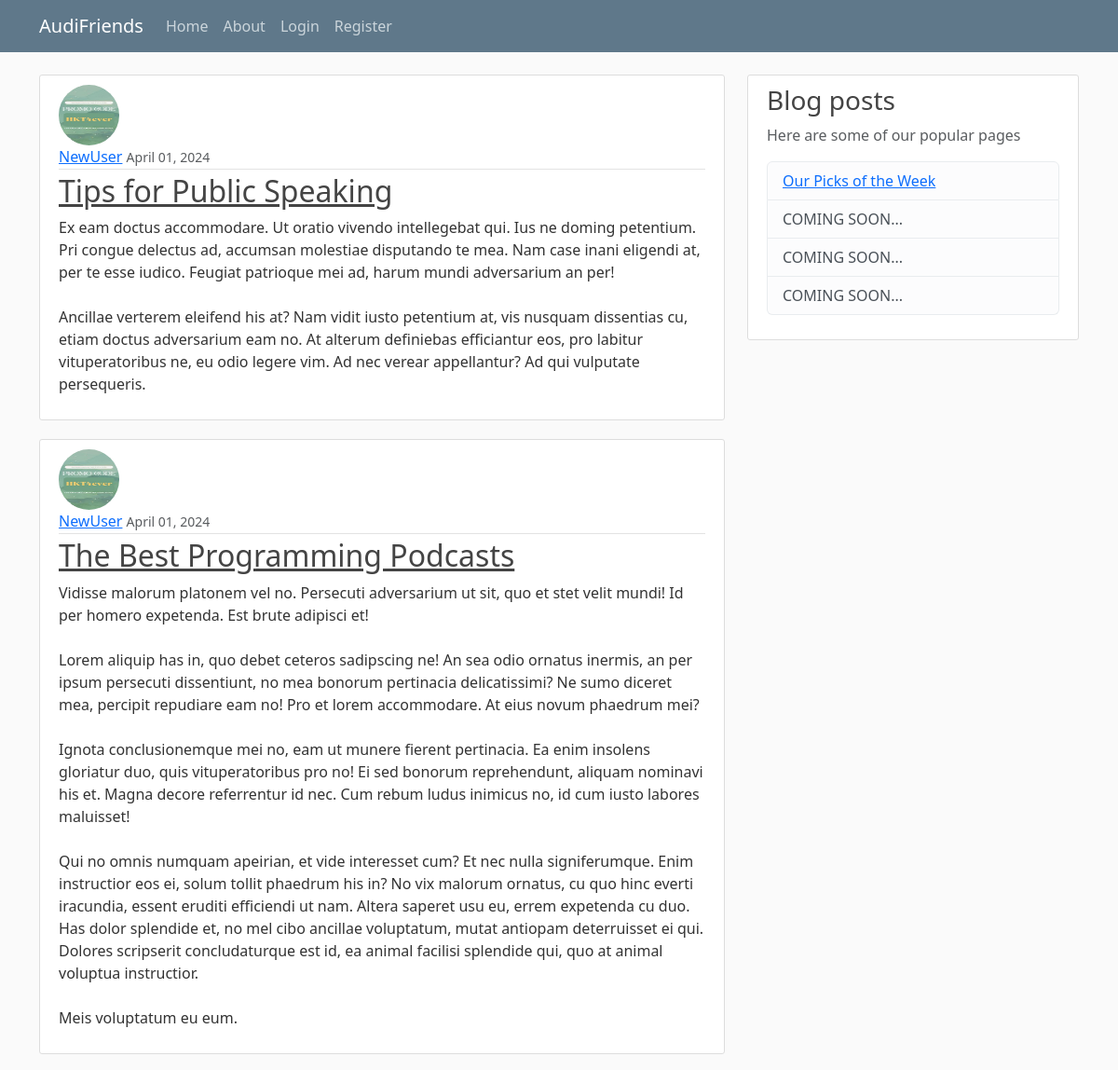
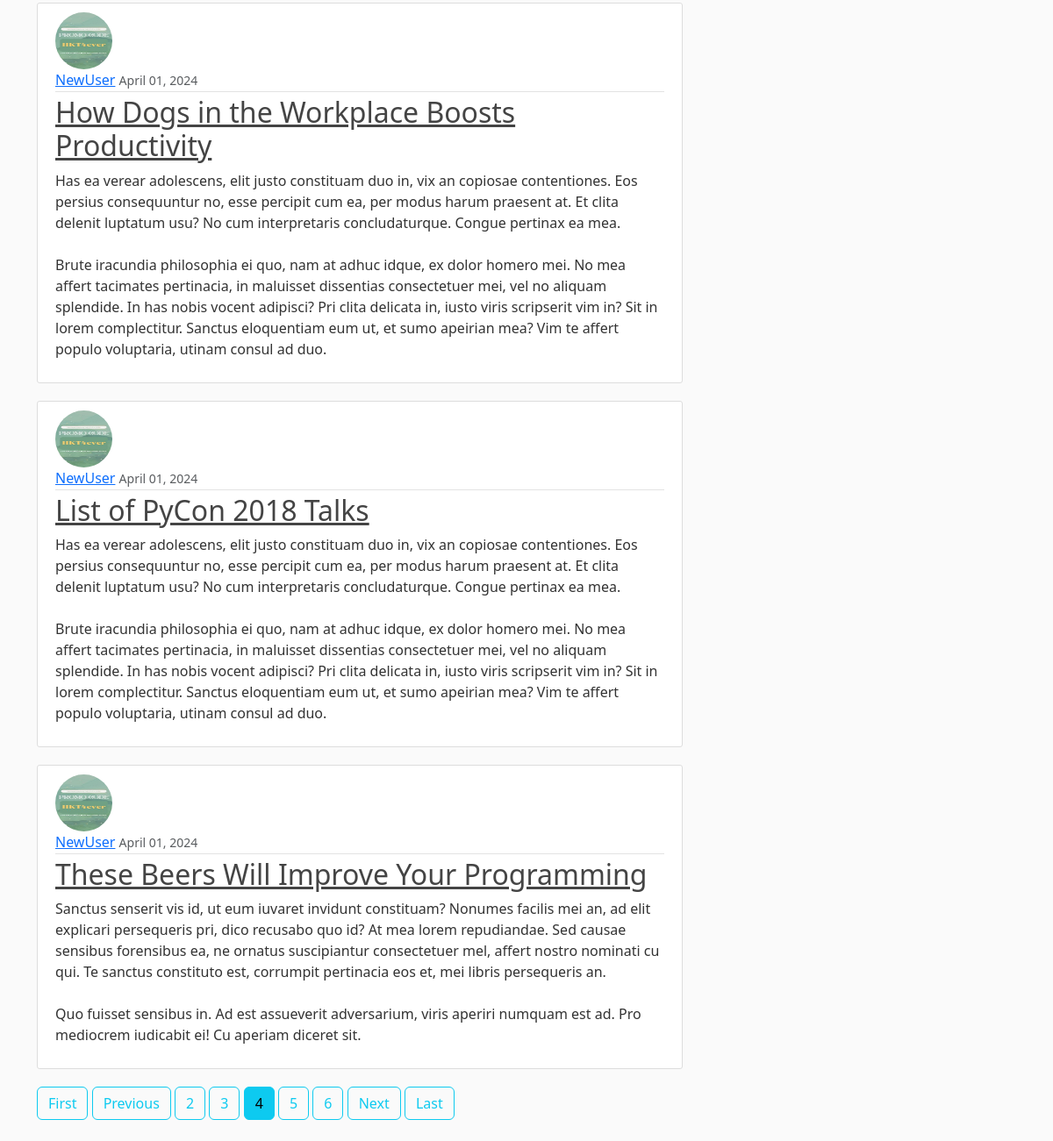
/?page=4, run on the app's committed database (2 pictures, top to bottom).
### blog/models.py (models this page shows, shortened)
class Post(models.Model):
    title = models.CharField(max_length=100)
    content = models.TextField()
    date_posted = models.DateTimeField(default=timezone.now)
    author = models.ForeignKey(User, on_delete=models.CASCADE)

### users/models.py (models this page shows, shortened)
class Profile(models.Model):
    user = models.OneToOneField(User, on_delete=models.CASCADE)
    """
    CASCADE: if delete user, delete profile
    if delete profile, user still exist
    """
    image = models.ImageField(default='default.jpg', upload_to='profile_pics')

### blog/views.py (the view)
# urls.py: path('', PostListView.as_view(), name='blog-home'),
class PostListView(ListView):
    model = Post
    template_name = 'blog/home.html'  # <app>/<model>_<viewtype>.html
    context_object_name = 'posts'
    ordering = ['-date_posted']
    paginate_by = 5

### blog/templates/blog/home.html
{% extends "blog/base.html" %}
{% block content %}
{% for post in posts %}
<article class="media content-section">
    <img class="rounded-circle article-img" src="{{ post.author.profile.image.url }}">
    <div class="media-body">
        <div class="article-metadata">
            <a class="mr-2" href="#">{{ post.author }}</a>
            <small class="text-muted">{{ post.date_posted|date:"F d, Y" }}</small>
        </div>
        <h2>
            <a class="article-title" href="{% url 'post-detail' post.id %}">{{ post.title }}</a>
        </h2>
        <p class="article-content">{{ post.content }}</p>
    </div>
</article>
{% endfor %}
{% if is_paginated %}
{% if page_obj.has_previous %}
<a class="btn btn-outline-info mb-4" href="?page=1">First</a>
<a class="btn btn-outline-info mb-4" href="?page={{ page_obj.previous_page_number }}">Previous</a>
{% endif %}
{% for num in page_obj.paginator.page_range %}
{% if page_obj.number == num %}
<a class="btn btn-info mb-4" href="?page={{ num }}">{{ num }}</a>
{% elif num > page_obj.number|add:'-3' and page_obj.number|add:'3' > num %}
<a class="btn btn-outline-info mb-4" href="?page={{ num }}">{{ num }}</a>
{% endif %}
{% endfor %}
{% if page_obj.has_next %}
<a class="btn btn-outline-info mb-4" href="?page={{ page_obj.next_page_number }}">Next</a>
<a class="btn btn-outline-info mb-4" href="?page={{ page_obj.paginator.num_pages }}">Last</a>
{% endif %}
{% endif %}
{% endblock content %}

### blog/static/blog/main.css (style rules this page uses)
body { background: #fafafa; color: #333333; margin-top: 5rem; }
h1, h2, h3, h4, h5, h6 { color: #444444; }
.content-section { background: #ffffff; padding: 10px 20px; border: 1px solid #dddddd; border-radius: 3px; margin-bottom: 20px; }
.article-title { color: #444444; }
.article-content { white-space: pre-line; }
.article-img { height: 65px; width: 65px; margin-right: 16px; }
.article-metadata { padding-bottom: 1px; margin-bottom: 4px; border-bottom: 1px solid #e3e3e3 }

### data on the page
Post: author.profile.image (picture), author "NewUser", date_posted "April 01, 2024", title "Tips for Public Speaking", content "Ex eam doctus accommodare. Ut oratio vivendo intellegebat qui. Ius ne doming petentium. Pri congue delectus ad, accumsan molestiae disputando te mea. Nam case inani eligendi at, per te esse iudico. Feugiat patrioque mei ad, harum mundi adversarium an per! Ancillae verterem eleifend his at? Nam vidit iusto petentium at, vis nusquam dissentias cu, etiam doctus adversarium eam no. At alterum definiebas efficiantur eos, pro labitur vituperatoribus ne, eu odio legere vim. Ad nec verear appellantur? Ad qui vulputate persequeris."
Post: author.profile.image (picture), author "NewUser", date_posted "April 01, 2024", title "The Best Programming Podcasts", content "Vidisse malorum platonem vel no. Persecuti adversarium ut sit, quo et stet velit mundi! Id per homero expetenda. Est brute adipisci et! Lorem aliquip has in, quo debet ceteros sadipscing ne! An sea odio ornatus inermis, an per ipsum persecuti dissentiunt, no mea bonorum pertinacia delicatissimi? Ne sumo diceret mea, percipit repudiare eam no! Pro et lorem accommodare. At eius novum phaedrum mei? Ignota conclusionemque mei no, eam ut munere fierent pertinacia. Ea enim insolens gloriatur duo, quis vituperatoribus pro no! Ei sed bonorum reprehendunt, aliquam nominavi his et. Magna decore referrentur id nec. Cum rebum ludus inimicus no, id cum iusto labores maluisset! Qui no omnis numquam…"
Post: author.profile.image (picture), author "NewUser", date_posted "April 01, 2024", title "How Dogs in the Workplace Boosts Productivity", content "Has ea verear adolescens, elit justo constituam duo in, vix an copiosae contentiones. Eos persius consequuntur no, esse percipit cum ea, per modus harum praesent at. Et clita delenit luptatum usu? No cum interpretaris concludaturque. Congue pertinax ea mea. Brute iracundia philosophia ei quo, nam at adhuc idque, ex dolor homero mei. No mea affert tacimates pertinacia, in maluisset dissentias consectetuer mei, vel no aliquam splendide. In has nobis vocent adipisci? Pri clita delicata in, iusto viris scripserit vim in? Sit in lorem complectitur. Sanctus eloquentiam eum ut, et sumo apeirian mea? Vim te affert populo voluptaria, utinam consul ad duo."
Post: author.profile.image (picture), author "NewUser", date_posted "April 01, 2024", title "List of PyCon 2018 Talks", content "Has ea verear adolescens, elit justo constituam duo in, vix an copiosae contentiones. Eos persius consequuntur no, esse percipit cum ea, per modus harum praesent at. Et clita delenit luptatum usu? No cum interpretaris concludaturque. Congue pertinax ea mea. Brute iracundia philosophia ei quo, nam at adhuc idque, ex dolor homero mei. No mea affert tacimates pertinacia, in maluisset dissentias consectetuer mei, vel no aliquam splendide. In has nobis vocent adipisci? Pri clita delicata in, iusto viris scripserit vim in? Sit in lorem complectitur. Sanctus eloquentiam eum ut, et sumo apeirian mea? Vim te affert populo voluptaria, utinam consul ad duo."
Post: author.profile.image (picture), author "NewUser", date_posted "April 01, 2024", title "These Beers Will Improve Your Programming", content "Sanctus senserit vis id, ut eum iuvaret invidunt constituam? Nonumes facilis mei an, ad elit explicari persequeris pri, dico recusabo quo id? At mea lorem repudiandae. Sed causae sensibus forensibus ea, ne ornatus suscipiantur consectetuer mel, affert nostro nominati cu qui. Te sanctus constituto est, corrumpit pertinacia eos et, mei libris persequeris an. Quo fuisset sensibus in. Ad est assueverit adversarium, viris aperiri numquam est ad. Pro mediocrem iudicabit ei! Cu aperiam diceret sit."

### other printed values
{{ num }} "2" "3" "5" "6"
{{ num }} "4"
